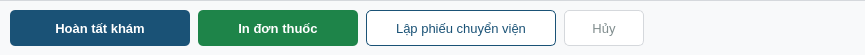
   <widget class="QFrame" name="frame_10">
    <property name="geometry">
     <rect>
      <x>225</x>
      <y>618</y>
      <width>865</width>
      <height>55</height>
     </rect>
    </property>
    <property name="styleSheet">
     <string notr="true">QFrame {
               background-color: #f8f9fa;border-top: 1px solid #d5d8dc; }</string>
    </property>
    <property name="frameShape">
     <enum>QFrame::StyledPanel</enum>
    </property>
    <property name="frameShadow">
     <enum>QFrame::Raised</enum>
    </property>
    <widget class="QPushButton" name="pushButton_4">
     <property name="geometry">
      <rect>
       <x>10</x>
       <y>10</y>
       <width>180</width>
       <height>36</height>
      </rect>
     </property>
     <property name="styleSheet">
      <string notr="true">QPushButton { background-color: #1a5276; color: white; border-radius: 5px; font-size: 13px; font-weight: bold; } QPushButton:hover { background-color: #154360; }</string>
     </property>
     <property name="text">
      <string>Hoàn tất khám</string>
     </property>
    </widget>
    <widget class="QPushButton" name="pushButton_5">
     <property name="geometry">
      <rect>
       <x>198</x>
       <y>10</y>
       <width>160</width>
       <height>36</height>
      </rect>
     </property>
     <property name="styleSheet">
      <string notr="true">QPushButton { background-color: #1e8449; color: white; border-radius: 5px; font-size: 13px; font-weight: bold; } QPushButton:hover { background-color: #196f3d; }</string>
     </property>
     <property name="text">
      <string>In đơn thuốc</string>
     </property>
    </widget>
    <widget class="QPushButton" name="pushButton_6">
     <property name="geometry">
      <rect>
       <x>366</x>
       <y>10</y>
       <width>190</width>
       <height>36</height>
      </rect>
     </property>
     <property name="styleSheet">
      <string notr="true">QPushButton { background-color: white; color: #1a5276; border: 1px solid #1a5276; border-radius: 5px; font-size: 13px; } QPushButton:hover { background-color: #eaf2f8; }</string>
     </property>
     <property name="text">
      <string>Lập phiếu chuyển viện</string>
     </property>
    </widget>
    <widget class="QPushButton" name="pushButton_7">
     <property name="geometry">
      <rect>
       <x>564</x>
       <y>10</y>
       <width>80</width>
       <height>36</height>
      </rect>
     </property>
     <property name="styleSheet">
      <string notr="true">QPushButton { background-color: white; color: #7f8c8d; border: 1px solid #d5d8dc; border-radius: 5px; font-size: 13px; } QPushButton:hover { background-color: #f2f3f4; }</string>
     </property>
     <property name="text">
      <string>Hủy</string>
     </property>
    </widget>
   </widget>
